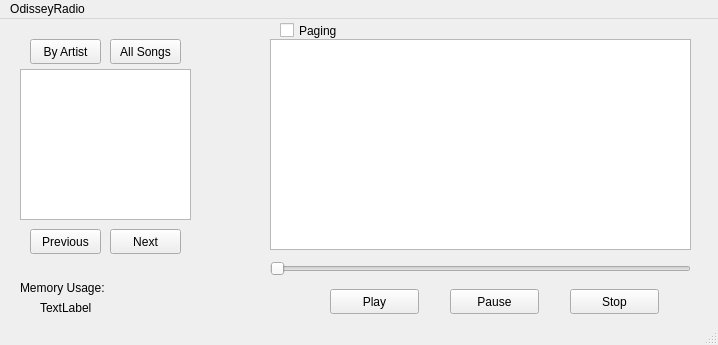
<?xml version="1.0" encoding="UTF-8"?>
<ui version="4.0">
 <class>MainWindow</class>
 <widget class="QMainWindow" name="MainWindow">
  <property name="geometry">
   <rect>
    <x>0</x>
    <y>0</y>
    <width>718</width>
    <height>345</height>
   </rect>
  </property>
  <property name="windowTitle">
   <string>MainWindow</string>
  </property>
  <widget class="QWidget" name="centralwidget">
   <widget class="QListWidget" name="lw_song">
    <property name="geometry">
     <rect>
      <x>270</x>
      <y>20</y>
      <width>421</width>
      <height>211</height>
     </rect>
    </property>
   </widget>
   <widget class="QPushButton" name="btn_play">
    <property name="geometry">
     <rect>
      <x>330</x>
      <y>270</y>
      <width>89</width>
      <height>25</height>
     </rect>
    </property>
    <property name="text">
     <string>Play</string>
    </property>
   </widget>
   <widget class="QListWidget" name="lw_artists">
    <property name="geometry">
     <rect>
      <x>20</x>
      <y>50</y>
      <width>171</width>
      <height>151</height>
     </rect>
    </property>
   </widget>
   <widget class="QPushButton" name="btn_next">
    <property name="geometry">
     <rect>
      <x>110</x>
      <y>210</y>
      <width>71</width>
      <height>25</height>
     </rect>
    </property>
    <property name="text">
     <string>Next</string>
    </property>
   </widget>
   <widget class="QPushButton" name="btn_previous">
    <property name="geometry">
     <rect>
      <x>30</x>
      <y>210</y>
      <width>71</width>
      <height>25</height>
     </rect>
    </property>
    <property name="text">
     <string>Previous</string>
    </property>
   </widget>
   <widget class="QPushButton" name="btn_pause">
    <property name="geometry">
     <rect>
      <x>450</x>
      <y>270</y>
      <width>89</width>
      <height>25</height>
     </rect>
    </property>
    <property name="text">
     <string>Pause</string>
    </property>
   </widget>
   <widget class="QSlider" name="songSlider">
    <property name="geometry">
     <rect>
      <x>270</x>
      <y>240</y>
      <width>421</width>
      <height>20</height>
     </rect>
    </property>
    <property name="orientation">
     <enum>Qt::Horizontal</enum>
    </property>
   </widget>
   <widget class="QLabel" name="label">
    <property name="geometry">
     <rect>
      <x>20</x>
      <y>260</y>
      <width>111</width>
      <height>17</height>
     </rect>
    </property>
    <property name="text">
     <string>Memory Usage: </string>
    </property>
   </widget>
   <widget class="QLabel" name="label_2">
    <property name="geometry">
     <rect>
      <x>40</x>
      <y>280</y>
      <width>67</width>
      <height>17</height>
     </rect>
    </property>
    <property name="text">
     <string>TextLabel</string>
    </property>
   </widget>
   <widget class="QPushButton" name="btn_allsongs">
    <property name="geometry">
     <rect>
      <x>110</x>
      <y>20</y>
      <width>71</width>
      <height>25</height>
     </rect>
    </property>
    <property name="text">
     <string>All Songs</string>
    </property>
   </widget>
   <widget class="QPushButton" name="btn_byartist">
    <property name="geometry">
     <rect>
      <x>30</x>
      <y>20</y>
      <width>71</width>
      <height>25</height>
     </rect>
    </property>
    <property name="text">
     <string>By Artist</string>
    </property>
   </widget>
   <widget class="QPushButton" name="btn_stop">
    <property name="geometry">
     <rect>
      <x>570</x>
      <y>270</y>
      <width>89</width>
      <height>25</height>
     </rect>
    </property>
    <property name="text">
     <string>Stop</string>
    </property>
   </widget>
   <widget class="QCheckBox" name="checkBox_paging">
    <property name="geometry">
     <rect>
      <x>280</x>
      <y>0</y>
      <width>92</width>
      <height>23</height>
     </rect>
    </property>
    <property name="text">
     <string>Paging</string>
    </property>
   </widget>
  </widget>
  <widget class="QMenuBar" name="menubar">
   <property name="geometry">
    <rect>
     <x>0</x>
     <y>0</y>
     <width>718</width>
     <height>22</height>
    </rect>
   </property>
   <widget class="QMenu" name="menuOdisseyRadio">
    <property name="title">
     <string>OdisseyRadio</string>
    </property>
   </widget>
   <addaction name="menuOdisseyRadio"/>
  </widget>
  <widget class="QStatusBar" name="statusbar"/>
 </widget>
 <resources/>
 <connections/>
</ui>
